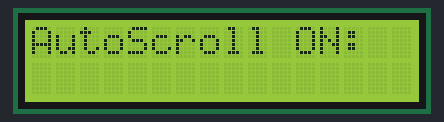
Bench run of a sketch on a simulated Arduino Uno, built with avr-gcc and run on an emulated ATmega328P. Parts: 16×2 character LCD.

Above: at 0.1 s.
At 0.6 s:
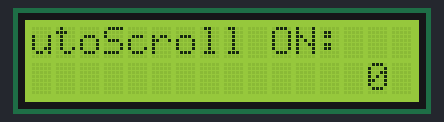
At 1.1 s:
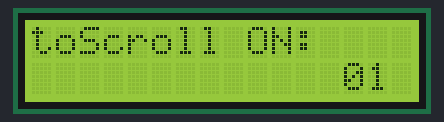
At 2.6 s:
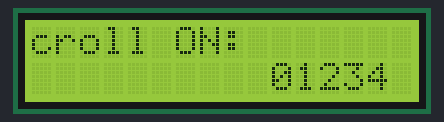
At 5.1 s:
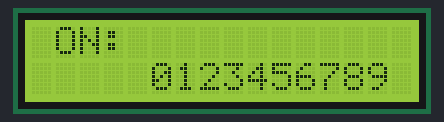
At 7.6 s:
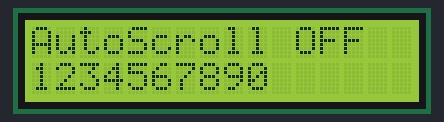

Measured:
- what the display in image 1 shows lasts 0.5 s, from 0.6 s to 1.1 s
- what the display in image 4 shows lasts 2.5 s, from 5.1 s to 7.6 s

The sketch:

08_autoscroll.ino
```cpp
#include <LiquidCrystal.h>

//RS, E, D4, D5, D6, D7
LiquidCrystal lcd(12, 11, 5, 4, 3, 2);

void setup() {
  lcd.begin(16, 2); //16x2 LCD

  lcd.setCursor(0, 0); //Imleci (0,0)'a al
  lcd.print("AutoScroll ON:");

  lcd.setCursor(15, 1); //Imleci (15,1)'e al
  delay(500);//0.5 s bekle
  lcd.autoscroll();  // Otomatik kaydırma aktif

  for (int i = 0; i < 10; i++) { //0-9'a kadar tum sayilari bastir
    lcd.print(i);
    delay(500); //0.5 s bekle
  }

  delay(2000); //2 s bekle
  lcd.noAutoscroll();  // Otomatik kaydırma kapalı
  lcd.clear(); //Ekrani temizle

  lcd.setCursor(0, 0); //Imleci (0,0)'a al
  lcd.print("AutoScroll OFF");
  lcd.setCursor(0, 1);// Imleci (0,1)'e al

  lcd.print("1234567890");
}


void loop() {
  // put your main code here, to run repeatedly:

}
```
